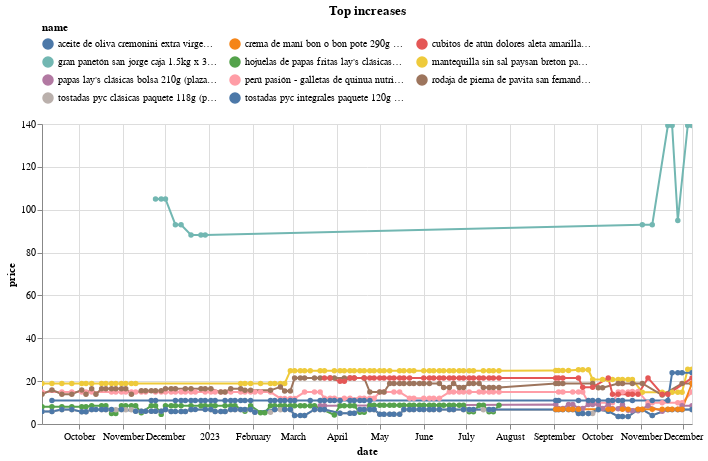

The cell this chart's notebook holds for it:
### Code cell
(top_changes
 .sort_values('change')
 .tail(10)
 .pipe(plot_changes, 'Top increases')
)

### Figure 1 — Vega-Lite specification as saved in the notebook (floating-point values rounded to 4 significant figures; data arrays with more than 128 entries replaced by an {"elided": "..."} marker saying what was removed)
{"config": {"view": {"continuousWidth": 300, "continuousHeight": 300}, "legend": {"columns": 3, "orient": "top"}}, "data": {"name": "data-3b343b8fb70713d9edb095e52ce685e8"}, "mark": {"type": "line", "point": true}, "encoding": {"color": {"field": "name", "scale": {"domain": ["aceite de oliva cremonini extra virgen botella 250ml (plaza_vea)", "crema de maní bon o bon pote 290g (plaza_vea)", "cubitos de atún dolores aleta amarilla bolsa 200g (plaza_vea)", "gran panetón san jorge caja 1.5kg x 3un (plaza_vea)", "hojuelas de papas fritas lay's clásicas bolsa 210g (plaza_vea)", "mantequilla sin sal paysan breton paquete 200g (plaza_vea)", "papas lay's clásicas bolsa 210g (plaza_vea)", "perú pasión - galletas de quinua nutrishake arándanos paquete 6un (plaza_vea)", "rodaja de pierna de pavita san fernando congelado (plaza_vea)", "tostadas pyc clásicas paquete 118g (plaza_vea)", "tostadas pyc integrales paquete 120g (plaza_vea)"]}, "type": "nominal"}, "tooltip": [{"field": "name", "type": "nominal"}, {"field": "price", "type": "quantitative"}, {"field": "last_price", "type": "quantitative"}], "x": {"field": "date", "type": "temporal"}, "y": {"field": "price", "type": "quantitative"}}, "params": [{"name": "param_5", "select": {"type": "point", "fields": ["name"]}, "bind": "legend"}, {"name": "param_6", "select": {"type": "interval", "encodings": ["x", "y"]}, "bind": "scales"}], "title": "Top increases", "transform": [{"filter": {"param": "param_5"}}], "width": 650, "$schema": "https://vega.github.io/schema/vega-lite/v5.16.3.json", "datasets": {"data-3b343b8fb70713d9edb095e52ce685e8": {"elided": "686 records"}}}
